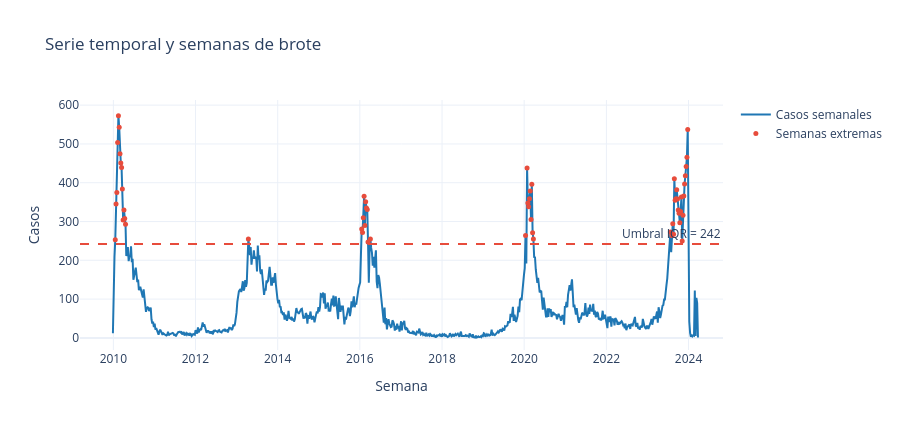

This figure's notebook cell:
### Code cell
q1, q3 = df.y.quantile([0.25, 0.75])
umbral_brote = q3 + 1.5 * (q3 - q1)
semanas_brote = df[df.y > umbral_brote]

fig = go.Figure()
fig.add_trace(go.Scatter(x=df.ds, y=df.y, mode='lines', name='Casos semanales', line=dict(color='#1f77b4')))
fig.add_trace(go.Scatter(x=semanas_brote.ds, y=semanas_brote.y, mode='markers', name='Semanas extremas', marker=dict(color='#e74c3c', size=5)))
fig.add_hline(y=umbral_brote, line_dash='dash', line_color='#e74c3c', annotation_text=f'Umbral IQR = {umbral_brote:.0f}')
fig.update_layout(title='Serie temporal y semanas de brote', xaxis_title='Semana', yaxis_title='Casos', template='plotly_white', height=430)
fig.show()
print(f'Semanas extremas detectadas: {len(semanas_brote)}')
